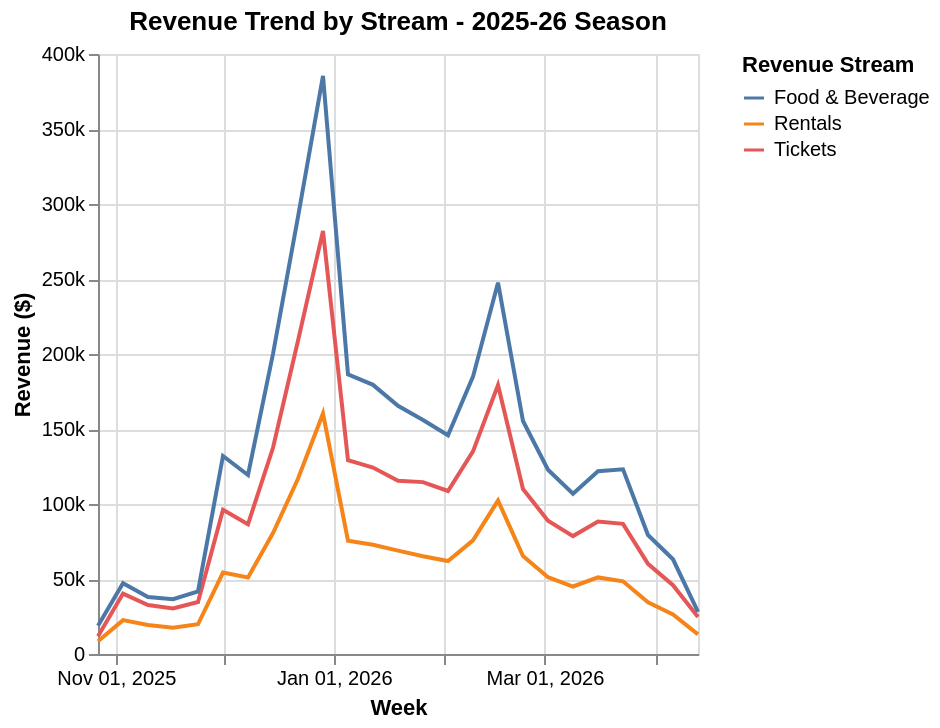
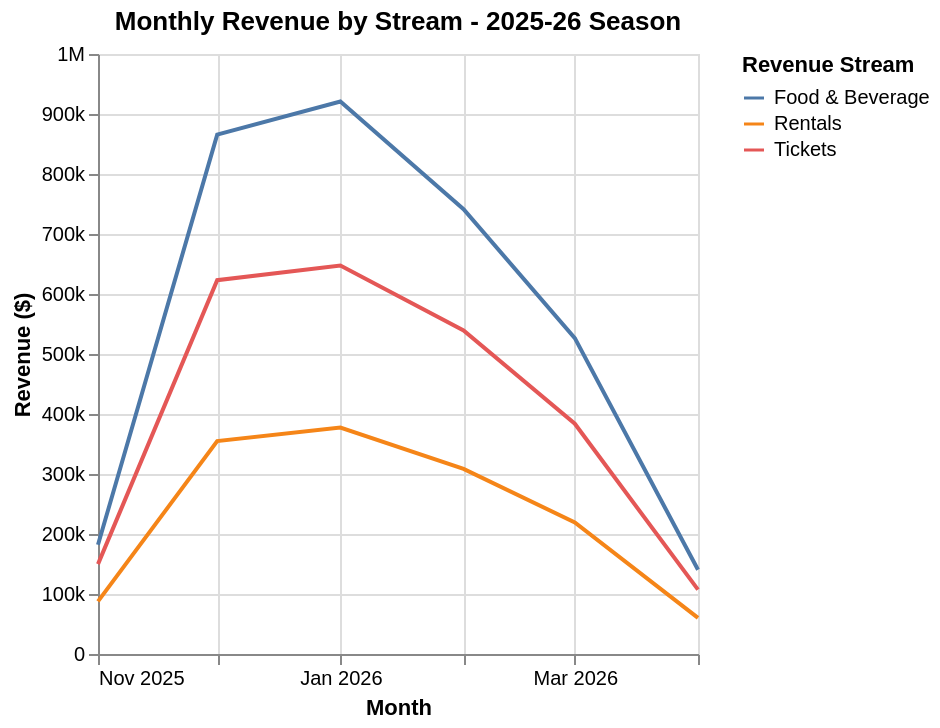

The code cell stored with these charts, in order, in its notebook:
### Markdown cell above
## 6. Thread Mode (Server-Side Continuity)

Cortex Threads let the server own conversation continuity. History is
recorded locally for inspection but **not** sent upstream — the `thread_id`
and `parent_message_id` handle it.

### Code cell
#| eval: false
tid = create_thread()
print(f"Thread: {tid}")

chat = AgentChat("RESORT_EXECUTIVE", thread_id=tid)

r1 = chat.ask("What is our revenue trend this season?")
display_result(r1)

r2 = chat.ask("Break that down by month.")
display_result(r2)

print(f"\nParent message ID: {chat._parent_message_id}")
print(f"Thread metadata: {chat.last.thread_metadata}")
print(chat)

### Figure 1 — Vega-Lite specification as saved in the notebook (floating-point values rounded to 4 significant figures)
{"config": {"view": {"continuousWidth": 300, "continuousHeight": 300}}, "data": {"name": "data-d8cc92d0f84bc12cb0ca2ec65da74e6c"}, "mark": "line", "encoding": {"color": {"field": "key", "title": "Revenue Stream", "type": "nominal"}, "tooltip": [{"field": "WEEK_START", "format": "%b %d, %Y", "timeUnit": "utcyearmonthdate", "title": "Week", "type": "temporal"}, {"field": "value", "format": ",.6~f", "title": "Revenue ($)", "type": "quantitative"}, {"field": "key", "title": "Revenue Stream", "type": "nominal"}], "x": {"axis": {"labelSeparation": 25}, "field": "WEEK_START", "sort": null, "timeUnit": "utcyearmonthdate", "title": "Week", "type": "temporal"}, "y": {"axis": {"format": ".3~s", "labelExpr": "replace(datum.label, 'G', 'B')"}, "field": "value", "sort": null, "title": "Revenue ($)", "type": "quantitative"}}, "title": "Revenue Trend by Stream - 2025-26 Season", "transform": [{"fold": ["TICKET_REVENUE", "RENTAL_REVENUE", "FNB_REVENUE"]}, {"calculate": "({'TICKET_REVENUE': 'Tickets', 'RENTAL_REVENUE': 'Rentals', 'FNB_REVENUE': 'Food & Beverage'})[datum.key]", "as": "key"}], "usermeta": {"snowflake": {"columnRoles": {"FNB_REVENUE": "metric", "FNB_TRANSACTIONS": "metric", "RENTAL_REVENUE": "metric", "RENTAL_TRANSACTIONS": "metric", "TICKET_REVENUE": "metric", "TOTAL_REVENUE": "metric"}}}, "$schema": "https://vega.github.io/schema/vega-lite/v5.json", "datasets": {"data-d8cc92d0f84bc12cb0ca2ec65da74e6c": [{"FNB_REVENUE": "28049.00", "RENTAL_REVENUE": "13090.00", "TICKET_REVENUE": "24646.00", "WEEK_START": "2026-04-13"}, {"FNB_REVENUE": "63150.00", "RENTAL_REVENUE": "26306.00", "TICKET_REVENUE": "45863.00", "WEEK_START": "2026-04-06"}, {"FNB_REVENUE": "79329.00", "RENTAL_REVENUE": "34434.00", "TICKET_REVENUE": "60124.00", "WEEK_START": "2026-03-30"}, {"FNB_REVENUE": "123136.00", "RENTAL_REVENUE": "48446.00", "TICKET_REVENUE": "86772.00", "WEEK_START": "2026-03-23"}, {"FNB_REVENUE": "121792.00", "RENTAL_REVENUE": "51062.00", "TICKET_REVENUE": "88360.00", "WEEK_START": "2026-03-16"}, {"FNB_REVENUE": "106823.00", "RENTAL_REVENUE": "44998.00", "TICKET_REVENUE": "78603.00", "WEEK_START": "2026-03-09"}, {"FNB_REVENUE": "122879.00", "RENTAL_REVENUE": "51196.00", "TICKET_REVENUE": "88801.00", "WEEK_START": "2026-03-02"}, {"FNB_REVENUE": "155328.00", "RENTAL_REVENUE": "65338.00", "TICKET_REVENUE": "109974.00", "WEEK_START": "2026-02-23"}, {"FNB_REVENUE": "247540.00", "RENTAL_REVENUE": "102279.00", "TICKET_REVENUE": "179232.00", "WEEK_START": "2026-02-16"}, {"FNB_REVENUE": "184906.00", "RENTAL_REVENUE": "75759.00", "TICKET_REVENUE": "135073.00", "WEEK_START": "2026-02-09"}, {"FNB_REVENUE": "145805.00", "RENTAL_REVENUE": "61966.00", "TICKET_REVENUE": "108687.00", "WEEK_START": "2026-02-02"}, {"FNB_REVENUE": "155980.00", "RENTAL_REVENUE": "65131.00", "TICKET_REVENUE": "114595.00", "WEEK_START": "2026-01-26"}, {"FNB_REVENUE": "165483.00", "RENTAL_REVENUE": "68900.00", "TICKET_REVENUE": "115454.00", "WEEK_START": "2026-01-19"}, {"FNB_REVENUE": "179438.00", "RENTAL_REVENUE": "72786.00", "TICKET_REVENUE": "124320.00", "WEEK_START": "2026-01-12"}, {"FNB_REVENUE": "186446.00", "RENTAL_REVENUE": "75516.00", "TICKET_REVENUE": "129236.00", "WEEK_START": "2026-01-05"}, {"FNB_REVENUE": "385422.00", "RENTAL_REVENUE": "160319.00", "TICKET_REVENUE": "282050.00", "WEEK_START": "2025-12-29"}, {"FNB_REVENUE": "291397.00", "RENTAL_REVENUE": "116852.00", "TICKET_REVENUE": "208881.00", "WEEK_START": "2025-12-22"}, {"FNB_REVENUE": "200096.00", "RENTAL_REVENUE": "80613.00", "TICKET_REVENUE": "137494.00", "WEEK_START": "2025-12-15"}, {"FNB_REVENUE": "119352.00", "RENTAL_REVENUE": "50972.00", "TICKET_REVENUE": "86534.00", "WEEK_START": "2025-12-08"}, {"FNB_REVENUE": "132038.00", "RENTAL_REVENUE": "54246.00", "TICKET_REVENUE": "96210.00", "WEEK_START": "2025-12-01"}, {"FNB_REVENUE": "41758.00", "RENTAL_REVENUE": "19819.00", "TICKET_REVENUE": "34654.00", "WEEK_START": "2025-11-24"}, {"FNB_REVENUE": "36521.00", "RENTAL_REVENUE": "17444.00", "TICKET_REVENUE": "30372.00", "WEEK_START": "2025-11-17"}, {"FNB_REVENUE": "37942.00", "RENTAL_REVENUE": "19355.00", "TICKET_REVENUE": "32607.00", "WEEK_START": "2025-11-10"}, {"FNB_REVENUE": "47131.00", "RENTAL_REVENUE": "22599.00", "TICKET_REVENUE": "40290.00", "WEEK_START": "2025-11-03"}, {"FNB_REVENUE": "18793.00", "RENTAL_REVENUE": "8470.00", "TICKET_REVENUE": "11838.00", "WEEK_START": "2025-10-27"}]}}

### Figure 2 — Vega-Lite specification as saved in the notebook (floating-point values rounded to 4 significant figures)
{"config": {"view": {"continuousWidth": 300, "continuousHeight": 300}}, "data": {"name": "data-052a857e5439a370683794b7830ca737"}, "mark": "line", "encoding": {"color": {"field": "key", "title": "Revenue Stream", "type": "nominal"}, "tooltip": [{"field": "REVENUE_MONTH", "format": "%b %Y", "timeUnit": "utcyearmonth", "title": "Month", "type": "temporal"}, {"field": "value", "format": ",.6~f", "title": "Revenue ($)", "type": "quantitative"}, {"field": "key", "title": "Revenue Stream", "type": "nominal"}], "x": {"axis": {"labelSeparation": 25}, "field": "REVENUE_MONTH", "sort": null, "timeUnit": "utcyearmonth", "title": "Month", "type": "temporal"}, "y": {"axis": {"format": ".3~s", "labelExpr": "replace(datum.label, 'G', 'B')"}, "field": "value", "sort": null, "title": "Revenue ($)", "type": "quantitative"}}, "title": "Monthly Revenue by Stream - 2025-26 Season", "transform": [{"fold": ["TICKET_REVENUE", "RENTAL_REVENUE", "FNB_REVENUE"]}, {"calculate": "({'TICKET_REVENUE': 'Tickets', 'RENTAL_REVENUE': 'Rentals', 'FNB_REVENUE': 'Food & Beverage'})[datum.key]", "as": "key"}], "usermeta": {"snowflake": {"columnRoles": {"FNB_REVENUE": "metric", "FNB_TRANSACTIONS": "metric", "RENTAL_REVENUE": "metric", "RENTAL_TRANSACTIONS": "metric", "SKI_SEASON": "dimension", "TICKET_REVENUE": "metric", "TOTAL_REVENUE": "metric"}}}, "$schema": "https://vega.github.io/schema/vega-lite/v5.json", "datasets": {"data-052a857e5439a370683794b7830ca737": [{"FNB_REVENUE": "140320.00", "RENTAL_REVENUE": "60127.00", "REVENUE_MONTH": "2026-04-01", "TICKET_REVENUE": "107250.00"}, {"FNB_REVENUE": "526462.00", "RENTAL_REVENUE": "219266.00", "REVENUE_MONTH": "2026-03-01", "TICKET_REVENUE": "383834.00"}, {"FNB_REVENUE": "741275.00", "RENTAL_REVENUE": "308462.00", "REVENUE_MONTH": "2026-02-01", "TICKET_REVENUE": "539251.00"}, {"FNB_REVENUE": "920758.00", "RENTAL_REVENUE": "377534.00", "REVENUE_MONTH": "2026-01-01", "TICKET_REVENUE": "647553.00"}, {"FNB_REVENUE": "865574.00", "RENTAL_REVENUE": "354820.00", "REVENUE_MONTH": "2025-12-01", "TICKET_REVENUE": "623021.00"}, {"FNB_REVENUE": "182145.00", "RENTAL_REVENUE": "87687.00", "REVENUE_MONTH": "2025-11-01", "TICKET_REVENUE": "149761.00"}]}}
